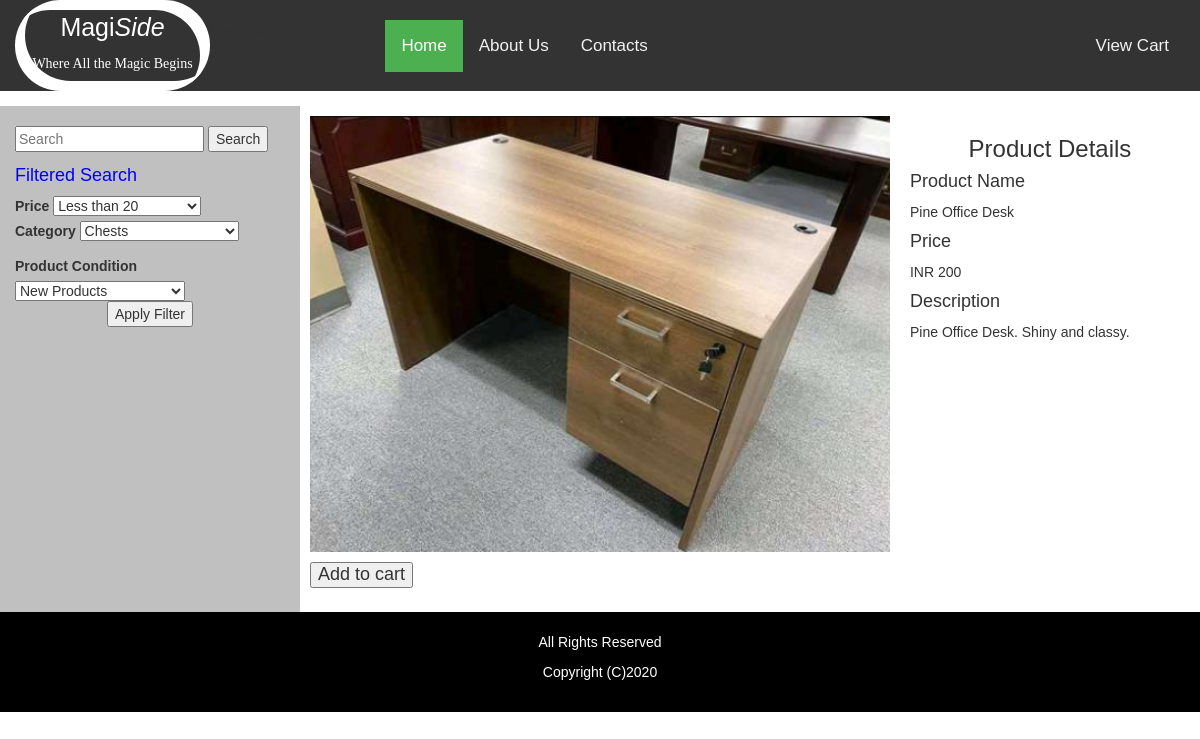
Screenshot of /view.php?productid=4&view=1 with the database file from the repository.
### tables this page shows
CREATE TABLE `products` (
  `productid` int(100) NOT NULL,
  `productname` varchar(200) NOT NULL,
  `description` text NOT NULL,
  `price` varchar(100) NOT NULL,
  `offerprice` varchar(100) NOT NULL,
  `imagelink` text NOT NULL,
  `extraimages` text NOT NULL,
  `availability` varchar(200) NOT NULL,
  `category` varchar(200) NOT NULL,
  `status` varchar(200) NOT NULL,
  `productcondition` varchar(100) NOT NULL
);

### view.php (the view, shortened to what this page needs)
<?PHP
include('includes/prebody.php');
?>
				<div class="row" style='background-color:silver;' >
				  <?PHP
		include('sidemenu.php');
		?>
				  <div class='col-md-9' style='padding-top:0px; background-color:white;'>
				  <div class='row' >
					<?PHP
					$check=0;
					$productid=1;
					if(isset($_GET['view']))
						{
							$productid=$_GET['productid'];
							$check=1;
						}
					$SQL = "SELECT * FROM products WHERE productid = $productid ORDER BY productid DESC ";
					$result1 = mysqli_query($conn, $SQL);
						$num_rows1 = mysqli_num_rows($result1);
									if ($num_rows1 < 1)
												{
												echo "<p style='color: red;'>Products not found.</p>";
												}
						else
						{
					while($row = mysqli_fetch_array($result1, MYSQLI_ASSOC))
						{
					echo "<div class='col-md-8' style='padding:10px'>";
					$imagelink=$row['imagelink'];
					$productid=$row['productid'];
					$description=$row['description'];
					$price=$row['offerprice'];
					$productname=$row['productname'];
					$form1="form$productid";
					$results1="results$productid";
					$addbutton="add$productid";
					echo "<img src='$imagelink'   alt='image' width='100%' />";
				echo"
					<form id= '$form1' >
        <input type='hidden' name='visitorid' value=$visitorid >
        <input type='hidden' name='productid' value='$productid' >
		<h4><input type='submit' name='add' id='$addbutton' value='Add to cart'> </h4>
			<div style='padding: 0px; background-color: black; color: white; position: fixed; top: 30%; left: 20%; z-index:400000; width: 60%; text-align:center' id='$results1'> </div>
					</form>
					";
					echo "</div>";
						}
						}
								?>
			<div class='col-md-4' style='padding:10px'>
			<?PHP
			if($check==1)
			{
			echo " <h3 style='text-align:center;'>Product Details </h3>
			<h4>Product Name</h4>
					<p>$productname </p>
					<h4>Price</h4>
					<p>$currency $price </p>
					<h4>Description</h4>
					<p>$description </p>
				";
			}
			?>
			</div>
			</div>
								</div>
				  </div>
	<?PHP
		include('includes/footer.php');
	?>
   </div>
   </body>
   </html>

### includes/prebody.php (style rules this page uses)
body { margin: 0; font-size: 14px; font-family: Arial, Helvetica, sans-serif; }

### rows the page displays
products: imagelink (picture), productname "Pine Office Desk", offerprice "200", description "Pine Office Desk. Shiny and classy."

### other values shown
$currency "INR"
form field searchcategory "Chests"
